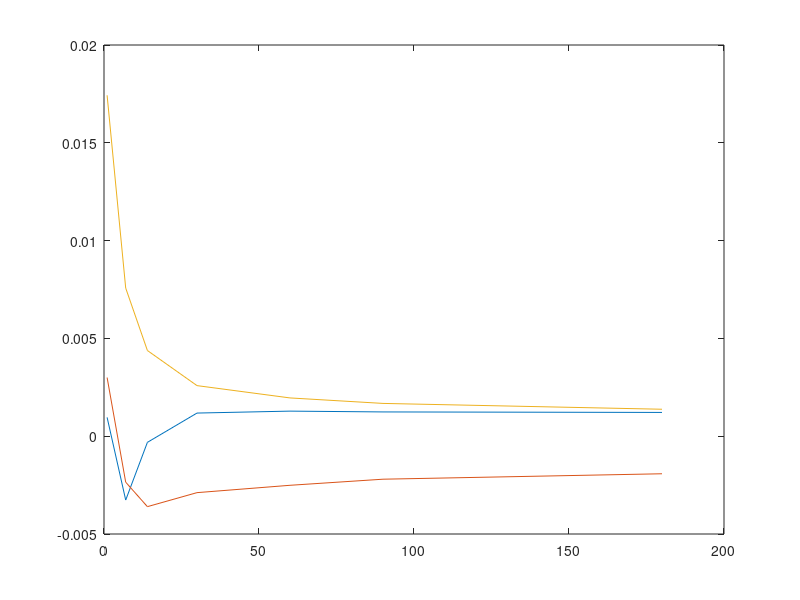

The MATLAB source for this figure: (Note: this script raises an error after producing the figure.)
%% Cleanup and data loading
clc;
clear all;
close all;

%% Setting up constants
Q = 12;                 % number of compoundings per year for non-infinitesimal model
N = 3;                  % number of principal components
NUM_ITER = 100;       % number of simulations
D = 252;                % days in year
T = 10*D;               % number of days to simulate
dT = 1/D;               % time step for simulation
s_dT = sqrt(dT);

MICEX_NSS = 1;
BANK_ENGLAND_FWD = 2;
MOSPRIME = 3;
SELECTED_MODEL = MOSPRIME;

LOGNORMAL = 1;          % 0 - standard model, 1 - non-infinitesimal
APPROXIMATE = 1;        % 0 - no principal components approximation, 1 - polynomial approximation
QUASY_RANDOM = 0;       % 0 - use quasi-random, 1 - low-discrepancy numbers

%% Loading data
switch SELECTED_MODEL
    case MICEX_NSS
        % I have to load data and calculate three variables: dates, rates, terms
        load('hjm_micex_nss.mat');
        terms = [0.01 0.5:0.5:25];
        d_terms = diff(terms);
        
        N1 = size(BETA0, 1);
        M1 = size(terms, 2);
        rates = zeros(N1, M1);
        
        for i = 1:N1
            tau_t = TAU(i)./terms;
            t_tau = terms./TAU(i);
            e_tau_t = exp(-t_tau);
            rates(i,:) = BETA0(i) ...
                        + (BETA1(i)+BETA2(i))*tau_t.*(1-e_tau_t) ...
                        - BETA2(i)*e_tau_t ... 
                        + G1(i)*exp(-(terms.^2)/2) ...
                        + G2(i)*exp(-((terms-1).^2)/2) ...
                        + G3(i)*exp(-((terms-2).^2)/2);
            rates(i,:) = rates(i,:) / 100;
            d_rates = diff(rates(i,:));
            rates(i,:) = convert_to_forward(rates(i,:), terms); 
        end
        dates = TRADEDATE;
    case BANK_ENGLAND_FWD
        load('hjm_boe_forward.mat');
        d_terms = diff(terms);
    case MOSPRIME
        load('mosprime.mat');
        d_terms = diff(terms);
end

%% Removing empty data
index = find(min(rates, [], 2) == 0);    % finding rows which contain zeros
report.num_zeros = size(index, 1);

rates(index, :) = [];
dates(index) = [];

dates = x2mdate(dates); % not really necessary but nice indeed

%% Estimating volatilities of interest rates
if LOGNORMAL == 0 
    covariance = cov(diff(rates)) * D/10000;
else
    covariance = cov(diff(((1+rates).^(1/Q)-1)*Q)) * D/10000;
end

[V,K] = eig(covariance);
eigen_values = diag(K);
report.percentage_explained = sum(eigen_values(end-N+1:end))/sum(eigen_values);
eigen_values = eigen_values(end-N+1:end);
eigen_vectors = V(:, end-N+1:end);
for i=1:N
    eigen_vectors(:,i) = eigen_vectors(:,i).*sqrt(eigen_values(i));
end

%% And plotting eigenvectors
plot(terms, eigen_vectors, 'YDataSource', 'eigen_vectors', 'XDataSource', 'terms');

%% Fitting eigenvectors
X = polynom(terms', 3);
theta = pinv(X'*X) * X' * eigen_vectors;
fitted_eigen_vectors = X*theta;

%% And plotting eigenvectors together with fitted eigenvectors
plot(terms,[eigen_vectors fitted_eigen_vectors], 'YDataSource', 'eigen_vectors', 'XDataSource', 'terms');

%% Estimating risk-neutral drift and volatility
if APPROXIMATE == 0
    pcv = eigen_vectors;
else
    pcv = fitted_eigen_vectors;
end
N1 = size(pcv, 1);
M1 = size(pcv, 2);

diffusion = zeros(N1, M1);
diffusion(1,:) = pcv(1,:);
for i = 2:N1
    % TODO here's numerical integration while I could do exact
    diffusion(i,:) = diffusion(i-1,:)+((pcv(i,:)+pcv(i-1,:))/2)*d_terms(i-1); 
end

pcv = pcv .* diffusion;
drift = sum(pcv, 2);

%% And plotting drift
plot(terms, drift, 'YDataSource', 'drift_vector', 'XDataSource', 'terms');

%% Monte-Carlo simulation using Musiela parametrization
% At the moment I have a current forward rate curve
[~, index] = max(dates);    % select last date
F0 = rates(index, :)/100;   % initial rate curve

tic
dt = [d_terms d_terms(end)];

M = size(terms, 2);
res = zeros(T,M);
for time=1:NUM_ITER
    f = zeros(T, M);
    f(1,:) = F0;
    if QUASY_RANDOM == 0 
        motion =  randn(T, N) * diffusion';
    else
        rands = zeros(T,N);
        for i = 1:N            
            rands(:,i) = lhsnorm(0,1,T)';
        end
        motion = rands * diffusion';
    end
    for i = 2:T
        df = diff(f(i-1,:));
        df = [df df(end)] ./ dt;
        if LOGNORMAL > 0 
            f(i,:) = f(i-1,:) + (drift' + df) * dT + Q*(1-exp(f(i-1,:)/Q)) .* motion(i,:) * s_dT; 
        else
            f(i,:) = f(i-1,:) + (drift' + df) * dT + motion(i,:) * s_dT; 
        end
    end
    %mesh(f); figure(gcf);
    %pause; 
    res = res + f;
end
res = res / NUM_ITER;
toc

%% And plotting curvez
mesh(res); figure(gcf);